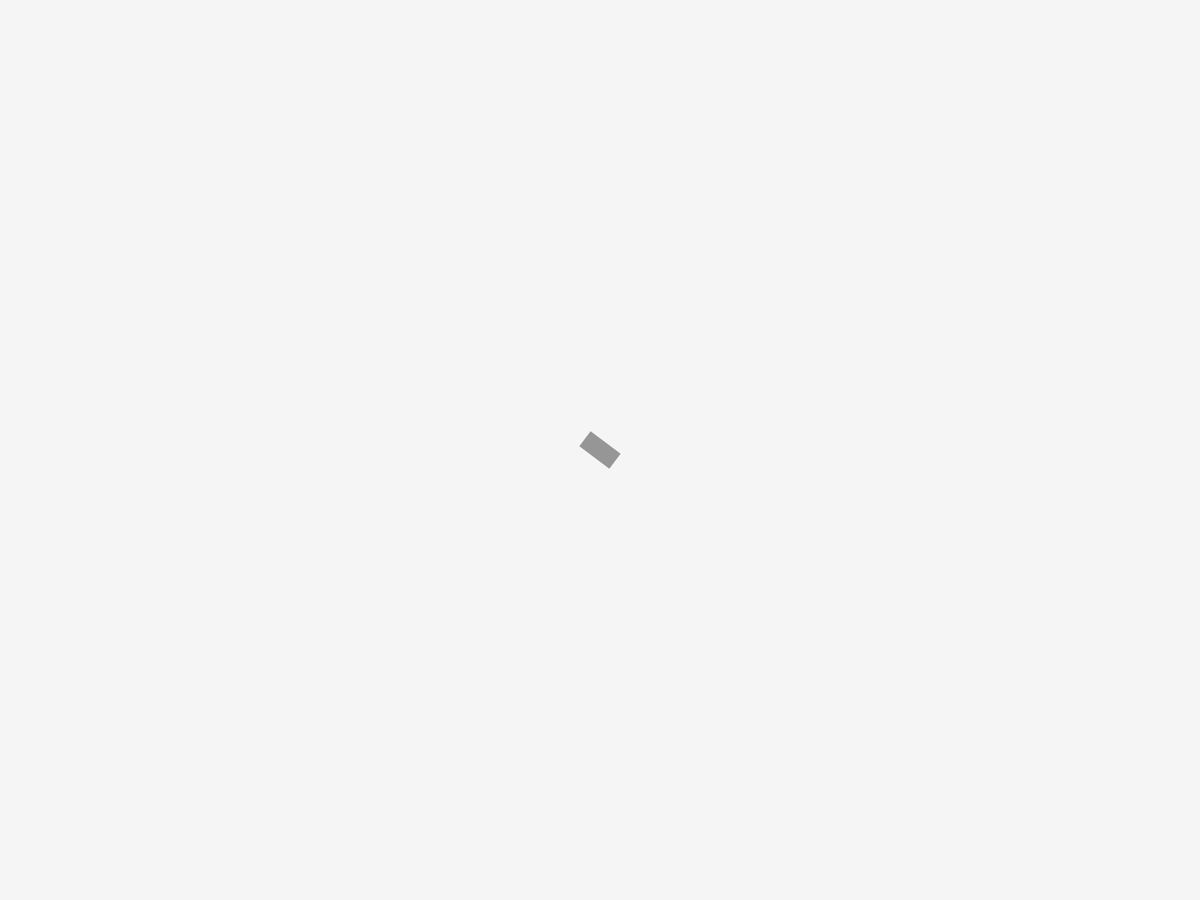
Frame 1 (no input)
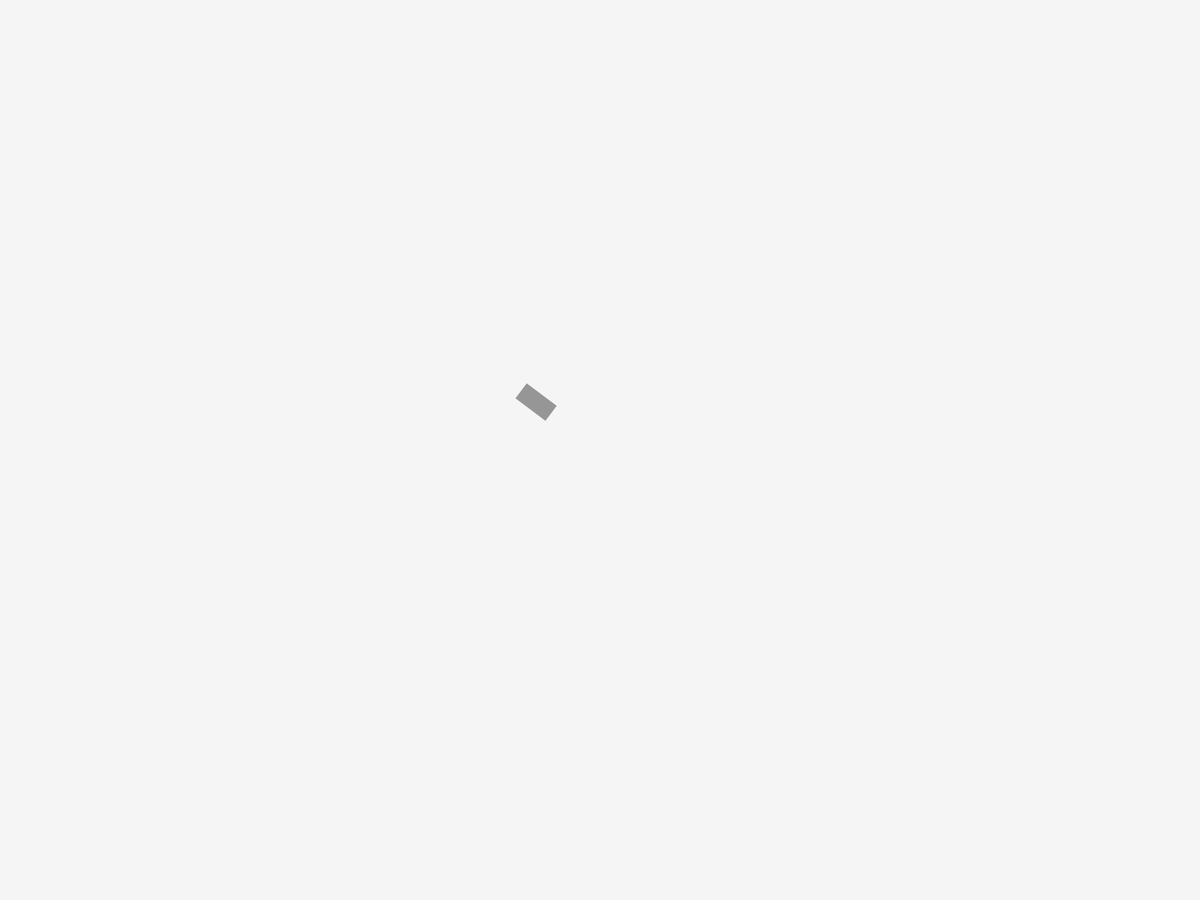
Frame 60 (the mouse pressed at the canvas centre just before this capture)
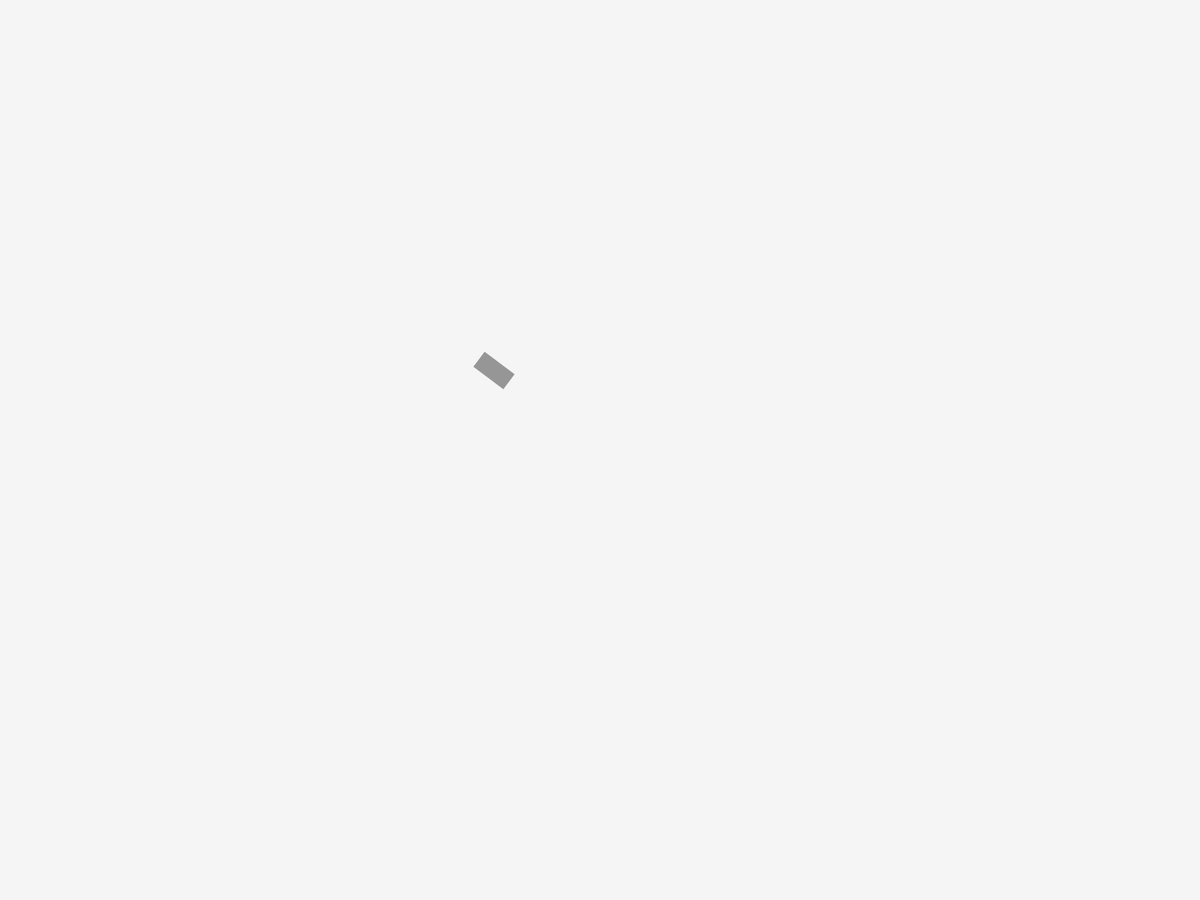
Frame 120 (the mouse held since frame 60 and released just before this capture)

The Processing sketch that drew these frames (run headless with seeded random() and noise(); from frame 60 on, the mouse is pressed at the canvas centre):

// Processing sketch: modcar
// ── modcar.pde
Vehicle joe;

void setup() {
  fullScreen();
  joe = new Vehicle(new PVector(width/2, height/2));
}


void draw() {
  background(245);


  joe.seek(new PVector(mouseX,mouseY));
  joe.display();
}
class Vehicle {
  PVector location, velocity, acceleration;
  float w, h, mass, maxSpeed, maxForce, siren; 

  Vehicle(PVector start) {
    location = start.copy();
    velocity = new PVector(0, 0);
    acceleration = new PVector(0, 0);
    mass = 1;
    maxSpeed = 3;
    maxForce = 0.06; 
    w = 50;
    h = 25;
  }

  //boolean reached(Target t ) {
  //  float d = PVector.sub(t.location, location).mag();
  //  if (d < 5) return true;
  //  return false;
  //}


  void display() {
    pushMatrix();
    translate(location.x, location.y);
    rotate(velocity.heading());
    rectMode(CENTER);
    // car body
    fill(150);
    noStroke();
    rect(0, 0, w, h);
    stroke(0);
    popMatrix();
  }

  void seek(PVector target) {
    PVector desiredVelocity = PVector.sub(target, location);
    desiredVelocity.limit(maxSpeed);
    PVector steer = PVector.sub(desiredVelocity, velocity);
    steer.limit(maxForce);
    acceleration.add(steer.copy().div(mass));
    velocity.add(acceleration);
    location.add(velocity);
    acceleration.mult(0);
  }
}
